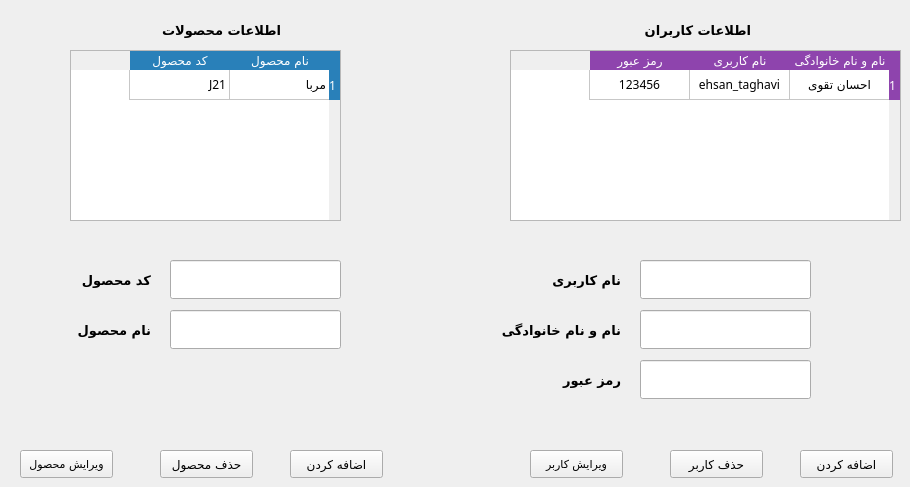
    <widget class="QWidget" name="tab_3">
     <attribute name="title">
      <string>Page</string>
     </attribute>
     <widget class="QTableWidget" name="users_details_table">
      <property name="geometry">
       <rect>
        <x>510</x>
        <y>50</y>
        <width>391</width>
        <height>171</height>
       </rect>
      </property>
      <property name="font">
       <font>
        <family>Vazir</family>
       </font>
      </property>
      <property name="acceptDrops">
       <bool>false</bool>
      </property>
      <property name="layoutDirection">
       <enum>Qt::RightToLeft</enum>
      </property>
      <property name="styleSheet">
       <string notr="true">::section{Background-color:rgb(142, 68, 173);border-radius:14px; color:white;}</string>
      </property>
      <property name="locale">
       <locale language="Persian" country="Iran"/>
      </property>
      <row>
       <property name="text">
        <string>1</string>
       </property>
      </row>
      <column>
       <property name="text">
        <string>نام و نام خانوادگی</string>
       </property>
       <property name="textAlignment">
        <set>AlignCenter</set>
       </property>
       <property name="background">
        <color>
         <red>255</red>
         <green>255</green>
         <blue>255</blue>
        </color>
       </property>
      </column>
      <column>
       <property name="text">
        <string>نام کاربری</string>
       </property>
       <property name="textAlignment">
        <set>AlignCenter</set>
       </property>
      </column>
      <column>
       <property name="text">
        <string>رمز عبور</string>
       </property>
       <property name="textAlignment">
        <set>AlignCenter</set>
       </property>
       <property name="background">
        <color>
         <red>255</red>
         <green>255</green>
         <blue>255</blue>
        </color>
       </property>
      </column>
      <item row="0" column="0">
       <property name="text">
        <string>احسان تقوی</string>
       </property>
       <property name="textAlignment">
        <set>AlignCenter</set>
       </property>
      </item>
      <item row="0" column="1">
       <property name="text">
        <string>ehsan_taghavi</string>
       </property>
       <property name="textAlignment">
        <set>AlignCenter</set>
       </property>
      </item>
      <item row="0" column="2">
       <property name="text">
        <string>123456</string>
       </property>
       <property name="textAlignment">
        <set>AlignCenter</set>
       </property>
      </item>
     </widget>
     <widget class="QTableWidget" name="products_details_table">
      <property name="geometry">
       <rect>
        <x>70</x>
        <y>50</y>
        <width>271</width>
        <height>171</height>
       </rect>
      </property>
      <property name="font">
       <font>
        <family>Vazir</family>
       </font>
      </property>
      <property name="acceptDrops">
       <bool>false</bool>
      </property>
      <property name="layoutDirection">
       <enum>Qt::RightToLeft</enum>
      </property>
      <property name="styleSheet">
       <string notr="true">::section{Background-color:rgb(41, 128, 185);border-radius:14px;color:white;}</string>
      </property>
      <row>
       <property name="text">
        <string>1</string>
       </property>
      </row>
      <column>
       <property name="text">
        <string>نام محصول</string>
       </property>
      </column>
      <column>
       <property name="text">
        <string>کد محصول</string>
       </property>
      </column>
      <item row="0" column="0">
       <property name="text">
        <string>مربا</string>
       </property>
      </item>
      <item row="0" column="1">
       <property name="text">
        <string>J21</string>
       </property>
      </item>
     </widget>
     <widget class="QLabel" name="users_details_label">
      <property name="geometry">
       <rect>
        <x>630</x>
        <y>20</y>
        <width>121</width>
        <height>21</height>
       </rect>
      </property>
      <property name="font">
       <font>
        <family>Vazir</family>
        <pointsize>10</pointsize>
        <weight>75</weight>
        <bold>true</bold>
       </font>
      </property>
      <property name="text">
       <string>اطلاعات کاربران</string>
      </property>
     </widget>
     <widget class="QLabel" name="products_details_label">
      <property name="geometry">
       <rect>
        <x>150</x>
        <y>20</y>
        <width>131</width>
        <height>21</height>
       </rect>
      </property>
      <property name="font">
       <font>
        <family>Vazir</family>
        <pointsize>10</pointsize>
        <weight>75</weight>
        <bold>true</bold>
       </font>
      </property>
      <property name="text">
       <string>اطلاعات محصولات</string>
      </property>
     </widget>
     <widget class="QPushButton" name="add_user">
      <property name="geometry">
       <rect>
        <x>800</x>
        <y>450</y>
        <width>93</width>
        <height>28</height>
       </rect>
      </property>
      <property name="font">
       <font>
        <family>Vazir</family>
       </font>
      </property>
      <property name="text">
       <string>اضافه کردن</string>
      </property>
     </widget>
     <widget class="QPushButton" name="remove_user">
      <property name="geometry">
       <rect>
        <x>670</x>
        <y>450</y>
        <width>93</width>
        <height>28</height>
       </rect>
      </property>
      <property name="font">
       <font>
        <family>Vazir</family>
       </font>
      </property>
      <property name="text">
       <string>حذف کاربر</string>
      </property>
     </widget>
     <widget class="QPushButton" name="edit_user">
      <property name="geometry">
       <rect>
        <x>530</x>
        <y>450</y>
        <width>93</width>
        <height>28</height>
       </rect>
      </property>
      <property name="font">
       <font>
        <family>Vazir</family>
        <pointsize>8</pointsize>
       </font>
      </property>
      <property name="text">
       <string>ویرایش کاربر</string>
      </property>
     </widget>
     <widget class="QPushButton" name="edit_product">
      <property name="geometry">
       <rect>
        <x>20</x>
        <y>450</y>
        <width>93</width>
        <height>28</height>
       </rect>
      </property>
      <property name="font">
       <font>
        <family>Vazir</family>
        <pointsize>8</pointsize>
       </font>
      </property>
      <property name="text">
       <string>ویرایش محصول</string>
      </property>
     </widget>
     <widget class="QPushButton" name="remover_product">
      <property name="geometry">
       <rect>
        <x>160</x>
        <y>450</y>
        <width>93</width>
        <height>28</height>
       </rect>
      </property>
      <property name="font">
       <font>
        <family>Vazir</family>
       </font>
      </property>
      <property name="text">
       <string>حذف محصول</string>
      </property>
     </widget>
     <widget class="QPushButton" name="add_product">
      <property name="geometry">
       <rect>
        <x>290</x>
        <y>450</y>
        <width>93</width>
        <height>28</height>
       </rect>
      </property>
      <property name="font">
       <font>
        <family>Vazir</family>
       </font>
      </property>
      <property name="text">
       <string>اضافه کردن</string>
      </property>
     </widget>
     <widget class="QLineEdit" name="lineEdit">
      <property name="geometry">
       <rect>
        <x>170</x>
        <y>310</y>
        <width>171</width>
        <height>39</height>
       </rect>
      </property>
     </widget>
     <widget class="QLabel" name="products_details_label_2">
      <property name="geometry">
       <rect>
        <x>20</x>
        <y>320</y>
        <width>131</width>
        <height>21</height>
       </rect>
      </property>
      <property name="font">
       <font>
        <family>Vazir</family>
        <pointsize>10</pointsize>
        <weight>75</weight>
        <bold>true</bold>
       </font>
      </property>
      <property name="text">
       <string>نام محصول</string>
      </property>
     </widget>
     <widget class="QLineEdit" name="lineEdit_2">
      <property name="geometry">
       <rect>
        <x>170</x>
        <y>260</y>
        <width>171</width>
        <height>39</height>
       </rect>
      </property>
     </widget>
     <widget class="QLabel" name="products_details_label_3">
      <property name="geometry">
       <rect>
        <x>20</x>
        <y>270</y>
        <width>131</width>
        <height>21</height>
       </rect>
      </property>
      <property name="font">
       <font>
        <family>Vazir</family>
        <pointsize>10</pointsize>
        <weight>75</weight>
        <bold>true</bold>
       </font>
      </property>
      <property name="text">
       <string>کد محصول</string>
      </property>
     </widget>
     <widget class="QLabel" name="products_details_label_4">
      <property name="geometry">
       <rect>
        <x>490</x>
        <y>270</y>
        <width>131</width>
        <height>21</height>
       </rect>
      </property>
      <property name="font">
       <font>
        <family>Vazir</family>
        <pointsize>10</pointsize>
        <weight>75</weight>
        <bold>true</bold>
       </font>
      </property>
      <property name="text">
       <string>نام کاربری</string>
      </property>
     </widget>
     <widget class="QLineEdit" name="lineEdit_3">
      <property name="geometry">
       <rect>
        <x>640</x>
        <y>310</y>
        <width>171</width>
        <height>39</height>
       </rect>
      </property>
     </widget>
     <widget class="QLineEdit" name="lineEdit_4">
      <property name="geometry">
       <rect>
        <x>640</x>
        <y>260</y>
        <width>171</width>
        <height>39</height>
       </rect>
      </property>
     </widget>
     <widget class="QLabel" name="products_details_label_5">
      <property name="geometry">
       <rect>
        <x>490</x>
        <y>320</y>
        <width>131</width>
        <height>21</height>
       </rect>
      </property>
      <property name="font">
       <font>
        <family>Vazir</family>
        <pointsize>10</pointsize>
        <weight>75</weight>
        <bold>true</bold>
       </font>
      </property>
      <property name="text">
       <string>نام و نام خانوادگی</string>
      </property>
     </widget>
     <widget class="QLineEdit" name="lineEdit_5">
      <property name="geometry">
       <rect>
        <x>640</x>
        <y>360</y>
        <width>171</width>
        <height>39</height>
       </rect>
      </property>
      <property name="echoMode">
       <enum>QLineEdit::Password</enum>
      </property>
     </widget>
     <widget class="QLabel" name="products_details_label_6">
      <property name="geometry">
       <rect>
        <x>490</x>
        <y>370</y>
        <width>131</width>
        <height>21</height>
       </rect>
      </property>
      <property name="font">
       <font>
        <family>Vazir</family>
        <pointsize>10</pointsize>
        <weight>75</weight>
        <bold>true</bold>
       </font>
      </property>
      <property name="text">
       <string>رمز عبور</string>
      </property>
     </widget>
    </widget>
